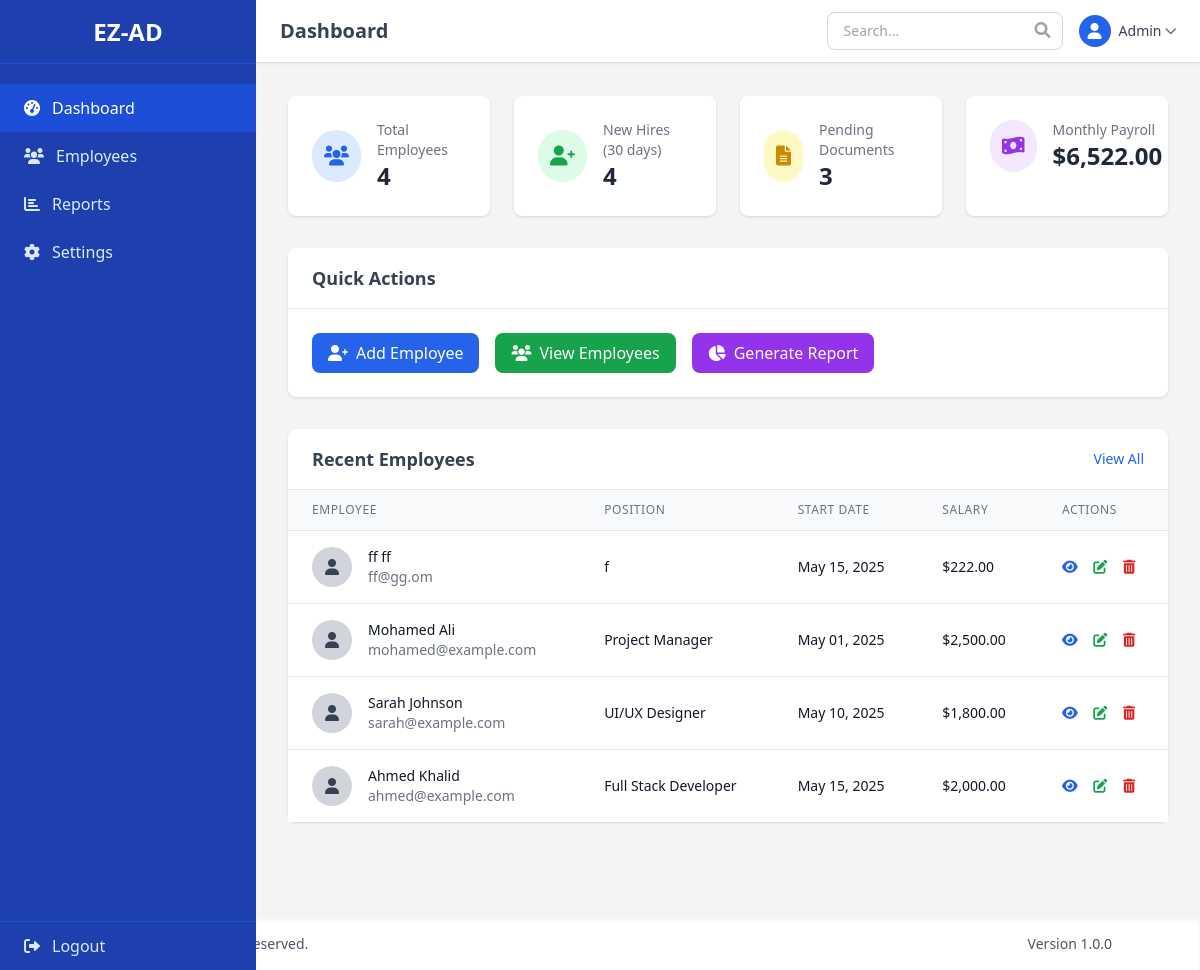
/dashboard.php (signed in), run on the app's committed database.
### tables this page shows
CREATE TABLE `employees` (
  `id` int(11) NOT NULL,
  `first_name` varchar(50) NOT NULL,
  `last_name` varchar(50) NOT NULL,
  `email` varchar(100) NOT NULL,
  `job_position` varchar(100) NOT NULL,
  `salary` decimal(10,2) NOT NULL,
  `currency` varchar(3) NOT NULL DEFAULT 'USD',
  `location` varchar(100) NOT NULL,
  `residential_address` text DEFAULT NULL,
  `payment_method` text DEFAULT NULL,
  `employment_type` varchar(50) NOT NULL,
  `work_hours_per_day` int(11) NOT NULL,
  `work_schedule` text DEFAULT NULL,
  `pst_work_hours` varchar(100) DEFAULT NULL,
  `passport_number` varchar(50) DEFAULT NULL,
  `local_cell_number` varchar(20) DEFAULT NULL,
  `emergency_contact` varchar(20) DEFAULT NULL,
  `start_date` date NOT NULL,
  `created_at` timestamp NULL DEFAULT current_timestamp(),
  `updated_at` timestamp NULL DEFAULT current_timestamp() ON UPDATE current_timestamp()
);

### includes/functions.php (called while the page is built, shortened)
<?php
function formatCurrency($amount, $currency = 'USD') {
	$currencies = [
		'USD' => '$',
		'EUR' => '€',
		'GBP' => '£',
		'JOD' => 'JD'
	];
	$symbol = isset($currencies[$currency]) ? $currencies[$currency] : '';
	return $symbol . number_format($amount, 2);
}
function formatDate($date, $format = 'M d, Y') {
	return date($format, strtotime($date));
}
function getAllEmployees($pdo, $limit = null, $offset = null) {
	$sql = "SELECT * FROM employees ORDER BY id DESC";
	if ($limit !== null && $offset !== null) {
		$sql .= " LIMIT :offset, :limit";
		$stmt = $pdo->prepare($sql);
		$stmt->bindValue(':limit', $limit, PDO::PARAM_INT);
		$stmt->bindValue(':offset', $offset, PDO::PARAM_INT);
	} else {
		$stmt = $pdo->prepare($sql);
	}
	$stmt->execute();
	return $stmt->fetchAll();
}
function countEmployees($pdo) {
	$stmt = $pdo->query("SELECT COUNT(*) FROM employees");
	return $stmt->fetchColumn();
}
function countNewEmployees($pdo) {
	$stmt = $pdo->prepare("SELECT COUNT(*) FROM employees WHERE start_date >= DATE_SUB(CURDATE(), INTERVAL 30 DAY)");
	$stmt->execute();
	return $stmt->fetchColumn();
}
function getDashboardStats($pdo) {
	return [
		'total_employees' => countEmployees($pdo),
		'new_employees' => countNewEmployees($pdo),
		'pending_documents' => getPendingDocumentsCount($pdo),
		'monthly_payroll' => calculateMonthlyPayroll($pdo)
	];
}
function getPendingDocumentsCount($pdo) {
	$sql = "SELECT COUNT(*) FROM employees WHERE id NOT IN (
		SELECT DISTINCT employee_id FROM employee_documents
		WHERE document_type = 'offer_letter'
	)";
	$stmt = $pdo->query($sql);
	return $stmt->fetchColumn();
}
function calculateMonthlyPayroll($pdo) {
	$stmt = $pdo->query("SELECT SUM(salary) FROM employees");
	return $stmt->fetchColumn();
}
?>

### dashboard.php (the view, shortened to what this page needs)
<?php
require_once 'config/database.php';
require_once 'includes/functions.php';
$pageTitle = 'Dashboard';
$stats = getDashboardStats($pdo);
$recentEmployees = getAllEmployees($pdo, 5, 0);
include 'includes/header.php';
include 'includes/sidebar.php';
?>
<div class="ml-64 pt-16 pb-8">
	<div class="p-8">
		<div class="grid grid-cols-1 md:grid-cols-2 lg:grid-cols-4 gap-6 mb-8">
			<div class="bg-white rounded-lg shadow p-6">
				<div class="flex items-center">
					<div class="p-3 rounded-full bg-blue-100 text-blue-600">
						<i class="fas fa-users text-xl"></i>
					</div>
					<div class="ml-4">
						<p class="text-sm text-gray-500 font-medium">Total Employees</p>
						<p class="text-2xl font-semibold text-gray-800"><?php echo $stats['total_employees']; ?></p>
					</div>
				</div>
			</div>
			<div class="bg-white rounded-lg shadow p-6">
				<div class="flex items-center">
					<div class="p-3 rounded-full bg-green-100 text-green-600">
						<i class="fas fa-user-plus text-xl"></i>
					</div>
					<div class="ml-4">
						<p class="text-sm text-gray-500 font-medium">New Hires (30 days)</p>
						<p class="text-2xl font-semibold text-gray-800"><?php echo $stats['new_employees']; ?></p>
					</div>
				</div>
			</div>
			<div class="bg-white rounded-lg shadow p-6">
				<div class="flex items-center">
					<div class="p-3 rounded-full bg-yellow-100 text-yellow-600">
						<i class="fas fa-file-alt text-xl"></i>
					</div>
					<div class="ml-4">
						<p class="text-sm text-gray-500 font-medium">Pending Documents</p>
						<p class="text-2xl font-semibold text-gray-800"><?php echo $stats['pending_documents']; ?></p>
					</div>
				</div>
			</div>
			<div class="bg-white rounded-lg shadow p-6">
				<div class="flex items-center">
					<div class="p-3 rounded-full bg-purple-100 text-purple-600">
						<i class="fas fa-money-bill-wave text-xl"></i>
					</div>
					<div class="ml-4">
						<p class="text-sm text-gray-500 font-medium">Monthly Payroll</p>
						<p class="text-2xl font-semibold text-gray-800"><?php echo formatCurrency($stats['monthly_payroll']); ?></p>
					</div>
				</div>
			</div>
		</div>
		<div class="bg-white rounded-lg shadow mb-8">
			<div class="px-6 py-4 border-b border-gray-200">
				<h2 class="font-semibold text-lg text-gray-700">Quick Actions</h2>
			</div>
			<div class="p-6 flex flex-wrap gap-4">
				<a href="pages/employees/add.php" class="flex items-center px-4 py-2 bg-blue-600 text-white rounded-lg hover:bg-blue-700 transition duration-150">
					<i class="fas fa-user-plus mr-2"></i>
					Add Employee
				</a>
				<a href="pages/employees/list.php" class="flex items-center px-4 py-2 bg-green-600 text-white rounded-lg hover:bg-green-700 transition duration-150">
					<i class="fas fa-users mr-2"></i>
					View Employees
				</a>
				<a href="pages/reports.php" class="flex items-center px-4 py-2 bg-purple-600 text-white rounded-lg hover:bg-purple-700 transition duration-150">
					<i class="fas fa-chart-pie mr-2"></i>
					Generate Report
				</a>
			</div>
		</div>
		<div class="bg-white rounded-lg shadow">
			<div class="px-6 py-4 border-b border-gray-200 flex justify-between items-center">
				<h2 class="font-semibold text-lg text-gray-700">Recent Employees</h2>
				<a href="pages/employees/list.php" class="text-blue-600 hover:text-blue-800 text-sm">View All</a>
			</div>
			<div class="overflow-x-auto">
				<table class="min-w-full divide-y divide-gray-200">
					<thead class="bg-gray-50">
						<tr>
							<th class="px-6 py-3 text-left text-xs font-medium text-gray-500 uppercase tracking-wider">Employee</th>
							<th class="px-6 py-3 text-left text-xs font-medium text-gray-500 uppercase tracking-wider">Position</th>
							<th class="px-6 py-3 text-left text-xs font-medium text-gray-500 uppercase tracking-wider">Start Date</th>
							<th class="px-6 py-3 text-left text-xs font-medium text-gray-500 uppercase tracking-wider">Salary</th>
							<th class="px-6 py-3 text-left text-xs font-medium text-gray-500 uppercase tracking-wider">Actions</th>
						</tr>
					</thead>
					<tbody class="bg-white divide-y divide-gray-200">
						<?php if (!empty($recentEmployees)): ?>
							<?php foreach ($recentEmployees as $employee): ?>
								<tr>
									<td class="px-6 py-4 whitespace-nowrap">
										<div class="flex items-center">
											<div class="h-10 w-10 rounded-full bg-gray-300 flex items-center justify-center text-gray-700">
												<i class="fas fa-user"></i>
											</div>
											<div class="ml-4">
												<div class="text-sm font-medium text-gray-900">
													<?php echo htmlspecialchars($employee['first_name'] . ' ' . $employee['last_name']); ?>
												</div>
												<div class="text-sm text-gray-500">
													<?php echo htmlspecialchars($employee['email']); ?>
												</div>
											</div>
										</div>
									</td>
									<td class="px-6 py-4 whitespace-nowrap">
										<div class="text-sm text-gray-900">
											<?php echo htmlspecialchars($employee['job_position']); ?>
										</div>
									</td>
									<td class="px-6 py-4 whitespace-nowrap">
										<div class="text-sm text-gray-900">
											<?php echo formatDate($employee['start_date']); ?>
										</div>
									</td>
									<td class="px-6 py-4 whitespace-nowrap">
										<div class="text-sm text-gray-900">
											<?php echo formatCurrency($employee['salary'], $employee['currency']); ?>
										</div>
									</td>
									<td class="px-6 py-4 whitespace-nowrap text-sm">
										<a href="pages/employees/view.php?id=<?php echo $employee['id']; ?>" class="text-blue-600 hover:text-blue-900 mr-3" data-tooltip="View">
											<i class="fas fa-eye"></i>
										</a>
										<a href="pages/employees/edit.php?id=<?php echo $employee['id']; ?>" class="text-green-600 hover:text-green-900 mr-3" data-tooltip="Edit">
											<i class="fas fa-edit"></i>
										</a>
										<a href="#" class="text-red-600 hover:text-red-900" data-tooltip="Delete"
											onclick="confirmAction('Are you sure you want to delete this employee?', function() { window.location.href = 'pages/employees/delete.php?id=<?php echo $employee['id']; ?>'; }); return false;">
											<i class="fas fa-trash-alt"></i>
										</a>
									</td>
								</tr>
							<?php endforeach; ?>
						<?php else: ?>
							<tr>
								<td colspan="5" class="px-6 py-4 text-center text-gray-500">No employees found.</td>
							</tr>
						<?php endif; ?>
					</tbody>
				</table>
			</div>
		</div>
	</div>
</div>
<?php
include 'includes/footer.php';
?>

### includes/header.php (shortened to what this page needs)
<!DOCTYPE html>
<html lang="en">
<head>
	<script src="https://cdn.tailwindcss.com"></script>
	<link rel="stylesheet" href="https://cdnjs.cloudflare.com/ajax/libs/font-awesome/6.0.0/css/all.min.css" />
</head>
<body class="bg-gray-100 min-h-screen">
	<header class="bg-white shadow fixed top-0 left-64 right-0 z-10">
		<div class="flex justify-between items-center px-6 py-3">
			<div class="flex items-center">
				<h1 class="text-xl font-semibold text-gray-700 ml-2 lg:ml-0"><?php echo $pageTitle ?? 'Dashboard'; ?></h1>
			</div>
			<div class="flex items-center">
				<div class="relative mr-4">
					<input type="text" placeholder="Search..." class="px-4 py-2 rounded-lg border border-gray-300 focus:outline-none focus:ring-2 focus:ring-blue-500 focus:border-blue-500 text-sm">
					<i class="fas fa-search absolute right-3 top-2.5 text-gray-400"></i>
				</div>
				<div class="relative">
					<button class="flex items-center focus:outline-none" id="user-menu-button">
						<div class="h-8 w-8 rounded-full bg-blue-600 flex items-center justify-center text-white">
							<i class="fas fa-user"></i>
						</div>
						<span class="ml-2 mr-1 text-sm font-medium text-gray-700 hidden md:block">Admin</span>
						<i class="fas fa-chevron-down text-xs text-gray-500"></i>
					</button>
				</div>
			</div>
		</div>
	</header>

### includes/sidebar.php
<div id="sidebar" class="fixed inset-y-0 left-0 bg-blue-800 text-white w-64 overflow-y-auto transition-transform duration-300 transform z-20">
	<div class="flex items-center justify-center h-16 border-b border-blue-700">
		<h1 class="text-2xl font-bold">EZ-AD</h1>
	</div>
	<nav class="mt-5">
		<?php
		$currentPage = basename($_SERVER['PHP_SELF']);
		$currentDir = basename(dirname($_SERVER['PHP_SELF']));
		$navItems = [
			[
				'url' => '/ez-ad-system/dashboard.php',
				'icon' => 'fas fa-tachometer-alt',
				'text' => 'Dashboard',
				'active' => $currentPage === 'dashboard.php'
			],
			[
				'url' => '/ez-ad-system/pages/employees/list.php',
				'icon' => 'fas fa-users',
				'text' => 'Employees',
				'active' => $currentDir === 'employees'
			],
			[
				'url' => '/ez-ad-system/pages/reports.php',
				'icon' => 'fas fa-chart-bar',
				'text' => 'Reports',
				'active' => $currentPage === 'reports.php'
			],
			[
				'url' => '/ez-ad-system/pages/settings.php',
				'icon' => 'fas fa-cog',
				'text' => 'Settings',
				'active' => $currentPage === 'settings.php'
			]
		];
		foreach ($navItems as $item) {
			$activeClass = $item['active'] ? 'bg-blue-700 text-white' : 'text-blue-100 hover:bg-blue-700 hover:text-white';
			echo "<a href=\"{$item['url']}\" class=\"flex items-center py-3 px-6 {$activeClass} transition duration-150\">";
			echo "<i class=\"{$item['icon']} mr-3\"></i>";
			echo $item['text'];
			echo "</a>";
		}
		?>
	</nav>
	<div class="absolute bottom-0 w-full border-t border-blue-700">
		<a href="/ez-ad-system/logout.php" class="flex items-center py-3 px-6 text-blue-100 hover:bg-blue-700 hover:text-white transition duration-150">
			<i class="fas fa-sign-out-alt mr-3"></i>
			Logout
		</a>
	</div>
</div>

### includes/footer.php (shortened to what this page needs)
	<footer class="bg-white mt-8 py-4 px-6 shadow-inner">
		<div class="container mx-auto">
			<div class="flex flex-col md:flex-row justify-between items-center">
				<div class="text-sm text-gray-600">
					&copy; <?php echo date('Y'); ?> EZ-AD. All rights reserved.
				</div>
				<div class="text-sm text-gray-600 mt-2 md:mt-0">
					<span>Version 1.0.0</span>
				</div>
			</div>
		</div>
	</footer>
</body>
</html>

### data on the page
employees: first_name+last_name "ff ff", email "ff@gg.om", job_position "f", start_date "May 15, 2025", salary+currency "$222.00"
employees: first_name+last_name "Mohamed Ali", email "mohamed@example.com", job_position "Project Manager", start_date "May 01, 2025", salary+currency "$2,500.00"
employees: first_name+last_name "Sarah Johnson", email "sarah@example.com", job_position "UI/UX Designer", start_date "May 10, 2025", salary+currency "$1,800.00"
employees: first_name+last_name "Ahmed Khalid", email "ahmed@example.com", job_position "Full Stack Developer", start_date "May 15, 2025", salary+currency "$2,000.00"

### other printed values
$pageTitle "Dashboard"
$item['text'] "Dashboard"
$item['text'] "Employees"
$item['text'] "Reports"
$item['text'] "Settings"
$stats['total_employees'] "4"
$stats['new_employees'] "4"
$stats['pending_documents'] "3"
formatCurrency($stats['monthly_payroll']) "$6,522.00"
